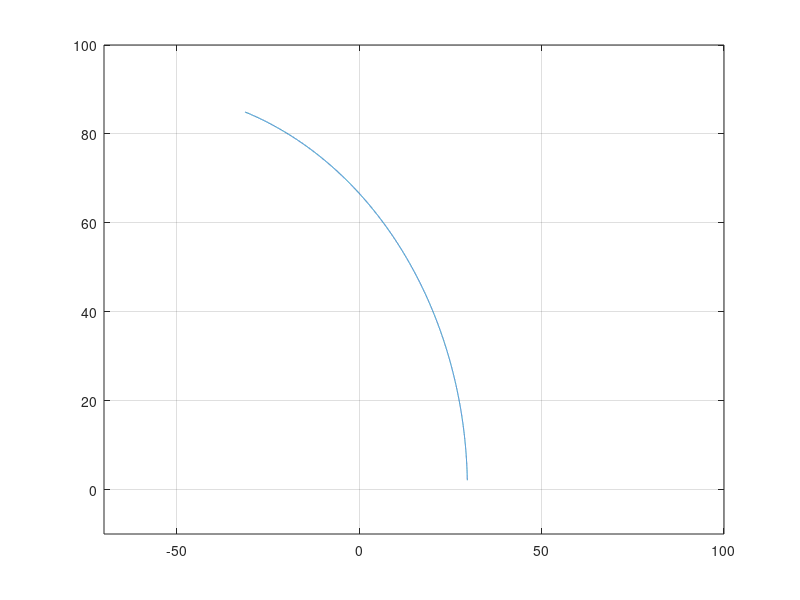

Reproduce this figure in MATLAB.
% find a linear region of operation

load('nonspread_rwl');

smooth_part_only = 1;

if(smooth_part_only)
    
    for i=10001:20000
        smooth_non_x_of_m(i-10000) = non_x_of_m(i);
        smooth_non_z_of_m(i-10000) = non_z_of_m(i);
    end
    
    %do a least squares function approximation.
    
    derivatives = 0;
    curve = 1;

    if(derivatives)
        subplot(2,3,1),plot(smooth_non_x_of_m)
		xlabel('x nonspread')
		
		subplot(2,3,4),plot(smooth_non_z_of_m)
		xlabel('z nonspread')
		
		subplot(2,3,2),plot(diff(smooth_non_x_of_m))
		xlabel('diff1 x nonspread')
		
		subplot(2,3,5),plot(diff(smooth_non_z_of_m))
		xlabel('diff1 z nonspread')
		
		subplot(2,3,3),plot(diff(diff(smooth_non_x_of_m)))
		xlabel('diff2 x nonspread')
		
		subplot(2,3,6),plot(diff(diff(smooth_non_z_of_m)))
		xlabel('diff2 z nonspread')
    end
     
    
    if(curve)
        plot(smooth_non_x_of_m,smooth_non_z_of_m)
        axis([-70 100 -10 100])
        grid on
    end
    
    
else   
        
	subplot(2,3,1),plot(non_x_of_m)
	xlabel('x nonspread')
	
	subplot(2,3,4),plot(non_z_of_m)
	xlabel('z nonspread')
	
	subplot(2,3,2),plot(diff(non_x_of_m))
	xlabel('diff1 x nonspread')
	
	subplot(2,3,5),plot(diff(non_z_of_m))
	xlabel('diff1 z nonspread')
	
	subplot(2,3,3),plot(diff(diff(non_x_of_m)))
	xlabel('diff2 x nonspread')
	
	subplot(2,3,6),plot(diff(diff(non_z_of_m)))
	xlabel('diff2 z nonspread')% 
end
